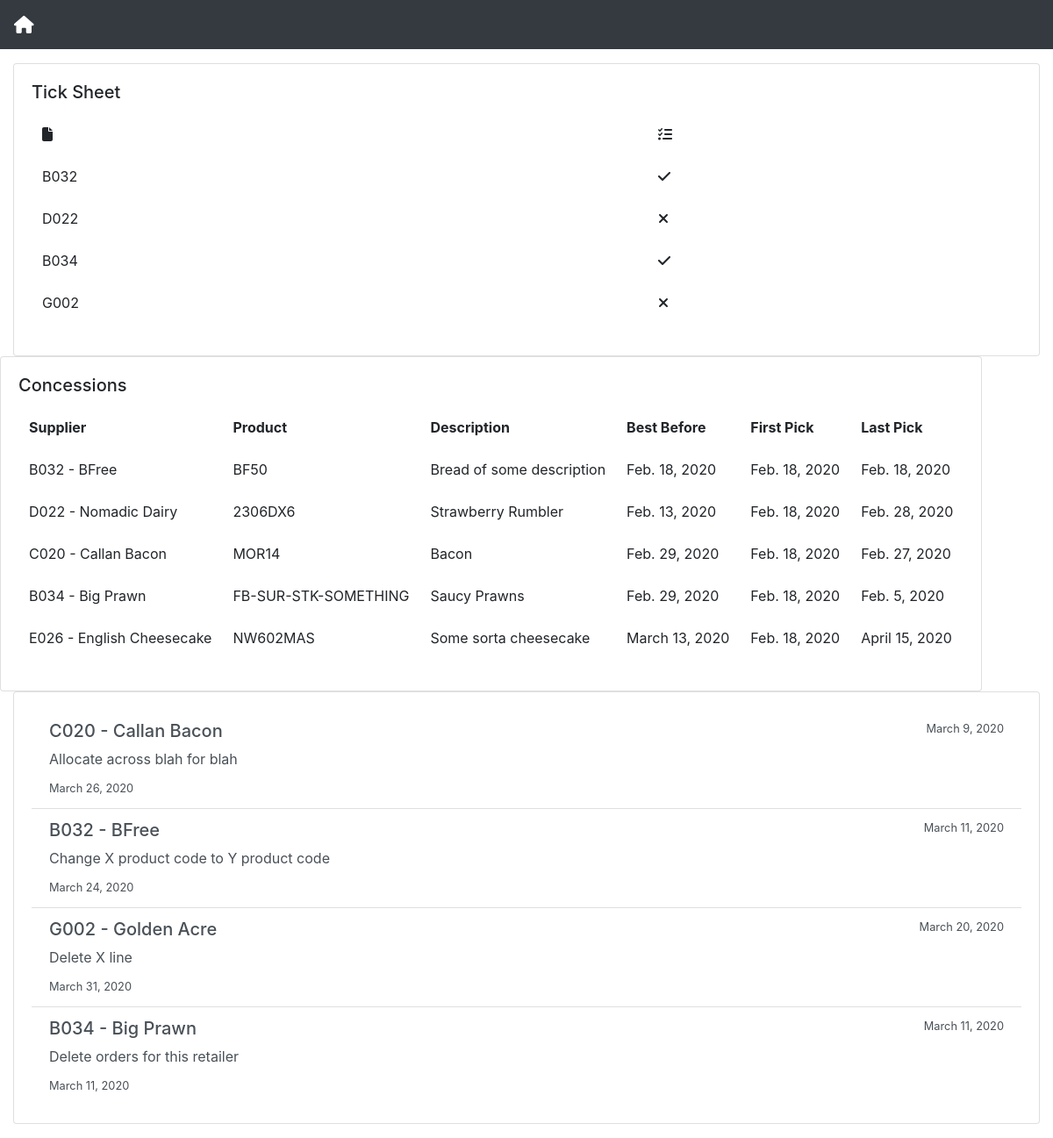
The app's page /ops_admin/retailers/S001 with its own data.
### ops_admin/models.py (models this page shows, shortened)
class Supplier(models.Model):
    scode = models.CharField(max_length=4)
    sname = models.CharField(max_length=100)
    def __str__(self):
        return f'{self.scode} - {self.sname}'

class Concession(models.Model):
    rcode = models.ForeignKey(Retailer, on_delete=models.CASCADE)
    scode = models.ForeignKey(Supplier, on_delete=models.CASCADE)
    pcode = models.CharField(max_length=20)
    pdesc = models.CharField(max_length=100)
    prbbd = models.DateField(null=True)
    cstart = models.DateField(null=True)
    cend = models.DateField(null=True)

class ConcessionNote(models.Model):
    retailer = models.ForeignKey(Retailer, on_delete=models.CASCADE)
    supplier = models.ForeignKey(Supplier, on_delete=models.CASCADE)
    start = models.DateField()
    end = models.DateField(null=True)
    note = models.TextField()

### ops_admin/views.py (the view)
def ops_checklist(request, retailer):
    suppliers = [[supplier['scode'] for supplier in retailer.slist.values()]
                 for retailer in Retailer.objects.filter(rcode=retailer)]
    received = [
        order.scode for order in Order.objects.filter(rcode=retailer)]
    name = [retailer.rname for retailer in Retailer.objects.filter(
        rcode=retailer)][0]
    concessions = Concession.objects.all()
    notes = ConcessionNote.objects.all()
    context = {
        'title': f'{name}',
        'suppliers': suppliers,
        'received': received,
        'concessions': concessions,
        'notes': notes,
    }
    return render(request, 'ops_admin/checklist.html', context)

### ops_admin/templates/ops_admin/checklist.html (shortened to what this page needs)
{% extends 'ops_admin/base.html' %}
{% block content %}
    <div class="container-fluid">
        <div class="row">
            <div class="col-sm">
                <div class="card">
                    <div class="card-body">
                        <h5 class="card-title">Tick Sheet</h5>
                        <table class="table table-borderless">
                            <thead class="thead">
                                <tr>
                                    <th scope="col"><i class="fas fa-file"></i></th>
                                    <th scope="col"><i class="fas fa-tasks"></i></th>
                                </tr>
                            </thead>
                            <tbody>
                                {% for supplier in suppliers %}
                                    {% for scode in supplier %}
                                        <tr>
                                            <td>{{scode}}</td>
                                            {% if scode in received %}
                                                <td class="center"><i class="fas fa-check"></i></td>
                                            {% else %}
                                                <td class="center"><i class="fas fa-times"></i></td>
                                            {% endif %}
                                        </tr>
                                    {% endfor %}
                                {% endfor %}
                            </tbody>
                        </table>
                    </div>
                </div>
            </div>
            <div class="col-m">
                <div class="card">
                    <div class="card-body">
                        <h5 class="card-title">Concessions</h5>
                        <table class="table table-borderless">
                            <thead class="thead">
                                <tr>
                                    <th scope="col">Supplier</th>
                                    <th scope="col">Product</th>
                                    <th scope="col">Description</th>
                                    <th scope="col">Best Before</th>
                                    <th scope="col">First Pick</th>
                                    <th scope="col">Last Pick</th>
                                </tr>
                            </thead>
                            <tbody>
                                {% for concession in concessions %}
                                    <tr>
                                        <td>{{concession.scode}}</td>
                                        <td>{{concession.pcode}}</td>
                                        <td>{{concession.pdesc}}</td>
                                        <td>{{concession.prbbd}}</td>
                                        <td>{{concession.cstart}}</td>
                                        <td>{{concession.cend}}</td>
                                    </tr>
                                {% endfor %}
                            </tbody>
                        </table>
                    </div>
                </div>
            </div>
            <div class="col-sm">
                <div class="card">
                    <div class="card-body">
                        <div class="list-group-flush">
                            {% for note in notes %}
                                <li class="list-group-item list-group-item-action flex-column align-items-start">
                                    <div class="d-flex w-100 justify-content-between">
                                        <h5 class="mb-2 h5">{{note.supplier}}</h5>
                                        <small>{{note.start}}</small>
                                    </div>
                                    <p class="mb-2">{{note.note}}</p>
                                    <small>{{note.end}}</small>
                                </li>
                            {% endfor %}
                        </div>
                    </div>
                </div>
            </div>
        </div>
    </div>
{% endblock content %}

### records on screen
Supplier: supplier "B032"
Supplier: supplier "D022"
Supplier: supplier "B034"
Supplier: supplier "G002"
Concession: scode "B032 - BFree", pcode "BF50", pdesc "Bread of some description", prbbd "Feb. 18, 2020", cstart "Feb. 18, 2020", cend "Feb. 18, 2020"
Concession: scode "D022 - Nomadic Dairy", pcode "2306DX6", pdesc "Strawberry Rumbler", prbbd "Feb. 13, 2020", cstart "Feb. 18, 2020", cend "Feb. 28, 2020"
Concession: scode "C020 - Callan Bacon", pcode "MOR14", pdesc "Bacon", prbbd "Feb. 29, 2020", cstart "Feb. 18, 2020", cend "Feb. 27, 2020"
Concession: scode "B034 - Big Prawn", pcode "FB-SUR-STK-SOMETHING", pdesc "Saucy Prawns", prbbd "Feb. 29, 2020", cstart "Feb. 18, 2020", cend "Feb. 5, 2020"
Concession: scode "E026 - English Cheesecake", pcode "NW602MAS", pdesc "Some sorta cheesecake", prbbd "March 13, 2020", cstart "Feb. 18, 2020", cend "April 15, 2020"
ConcessionNote: supplier "C020 - Callan Bacon", start "March 9, 2020", note "Allocate across blah for blah", end "March 26, 2020"
ConcessionNote: supplier "B032 - BFree", start "March 11, 2020", note "Change X product code to Y product code", end "March 24, 2020"
ConcessionNote: supplier "G002 - Golden Acre", start "March 20, 2020", note "Delete X line", end "March 31, 2020"
ConcessionNote: supplier "B034 - Big Prawn", start "March 11, 2020", note "Delete orders for this retailer", end "March 11, 2020"
